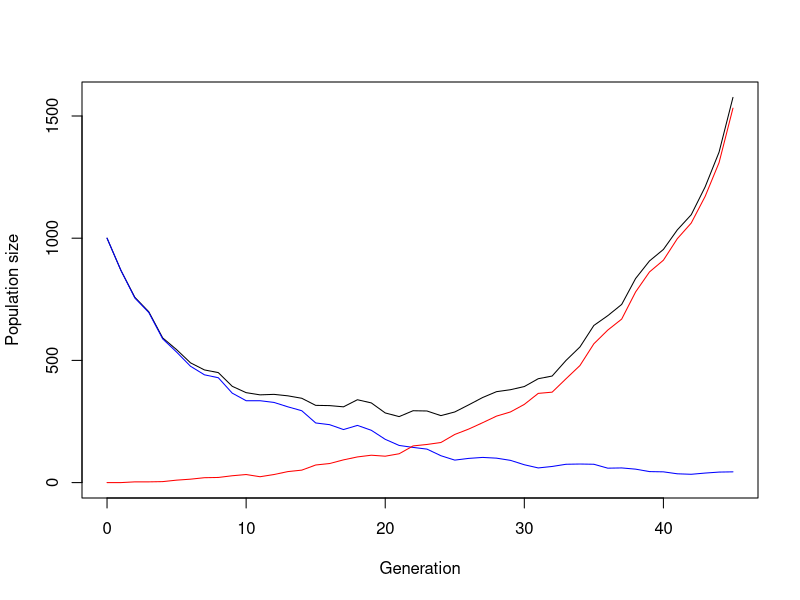

R code for this plot:
## ---- chunk 1
simulate_one_gen_migrants <- function(N_a, N_A, decay_rate, sel_coeff, mut_rate, lambda_a,lambda_A) {
  # draw offspring according to Poisson distribution
  offsp_a <- rpois(1, N_a * (1-decay_rate))
  offsp_A <- rpois(1, N_A * (1-decay_rate+sel_coeff))
  # draw new mutants according to Poisson distribution
  mut_a_to_A <- rpois(1, offsp_a * mut_rate)
  mut_A_to_a <- rpois(1, offsp_A * mut_rate)
  # draw migrants for each genotype
  migrants_a <- rpois(1,lambda_a)
  migrants_A <- rpois(1,lambda_A)
  # determine new population sizes of wild type and mutant
  N_a_new <- max(offsp_a - mut_a_to_A, 0) + mut_A_to_a + migrants_a
  N_A_new <- max(offsp_A - mut_A_to_a, 0) + mut_a_to_A + migrants_A
  
  return(c(N_a_new, N_A_new))
}
## ---- chunk 2
simulate_pop_switching_migrants <- function(N0_a, N0_A, decay_rate, sel_coeff, flipswitch, migration_min, migration_max, mut_rate, t_max) {
  # Create the vector in which to save the results
  pop_vector <- c(N0_a, N0_A)
  # initiate the variables
  pop_new <- c(N0_a, N0_A)
 
  migration <- sample(c(migration_min,migration_max))
  migration_a <- migration[1]
  migration_A <- migration[2]
  # run the simulation until generation t_max
  v <- 0
  for (i in 1:t_max+1) {
    #define fitness of a and A for each iteration
    if (v<flipswitch){
      v <- v+1
    } else {
      migration <- migration_a
      migration_a <- migration_A
      migration_A <- migration
      v <- 0
    }
    
    # redefine the current population one generation later
    pop_new <- simulate_one_gen_migrants(pop_new[1],pop_new[2], decay_rate, sel_coeff, mut_rate,migration_a,migration_A)
    # add the new population sizes to the output vector
    pop_vector <- rbind(pop_vector,pop_new)
    # condition to stop the simulation before t_max: either the population exceeds 1.5 times the original population size, or it goes extinct
    if (pop_new[1]+pop_new[2]>=1.5*(N0_a+ N0_A) | pop_new[1]+pop_new[2]==0) break
  }
  
  # define the row and column names of the output vector
  rownames(pop_vector) <- (0:t_max)[1:length(pop_vector[,1])] # note that the vector has to be cut if the simulation stopped early
  colnames(pop_vector) <- c("a","A")
  # return the result
  return(pop_vector)	
}
## ---- chunk 3
max_gen <- 1000
N0_a <- 1000
N0_A <- 0
decay_rate <- 0.1
sel_coef <- 0.2
flipswitch <- 3
migrants_min <- 0.5
migrants_max <- 5
mut_rate <- 0.001
# create your simulation data
output <- simulate_pop_switching_migrants(N0_a,N0_A,decay_rate,sel_coef,flipswitch,migrants_min,migrants_max,mut_rate,max_gen)
# plot the output - note that the plot range and the x axis have to be adjusted based on the length of the table
# determine x axis range 
print(output)
x_range <- 0:(length(output[,1])-1)
# this plots the total population size
plot(x_range,output[,1]+output[,2],type='l',ylim=c(0,max(output[,1]+output[,2])),xlab = "Generation",ylab = "Population size")
# add number of wild type individuals
lines(x_range,output[,1], col="blue")
# add number of mutant individuals
lines(x_range,output[,2], col="red")
